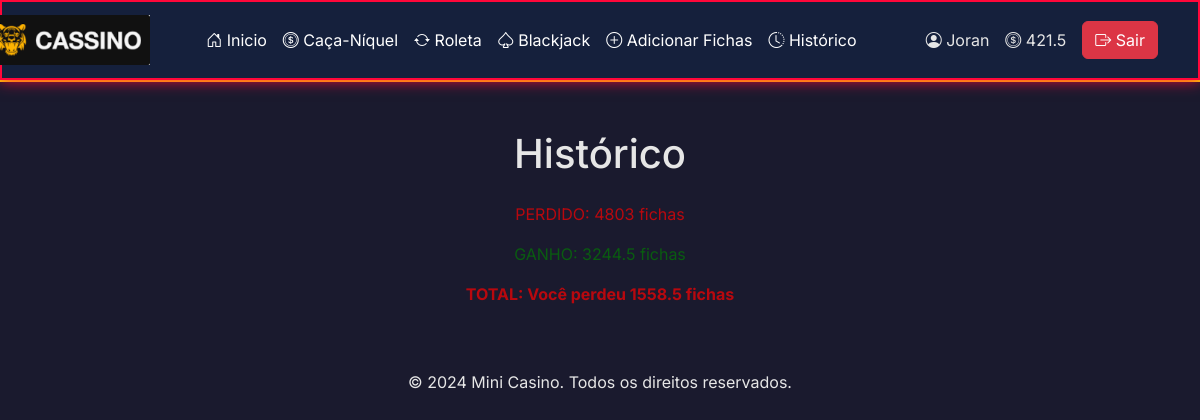
The app's page /historico (signed in), older data.
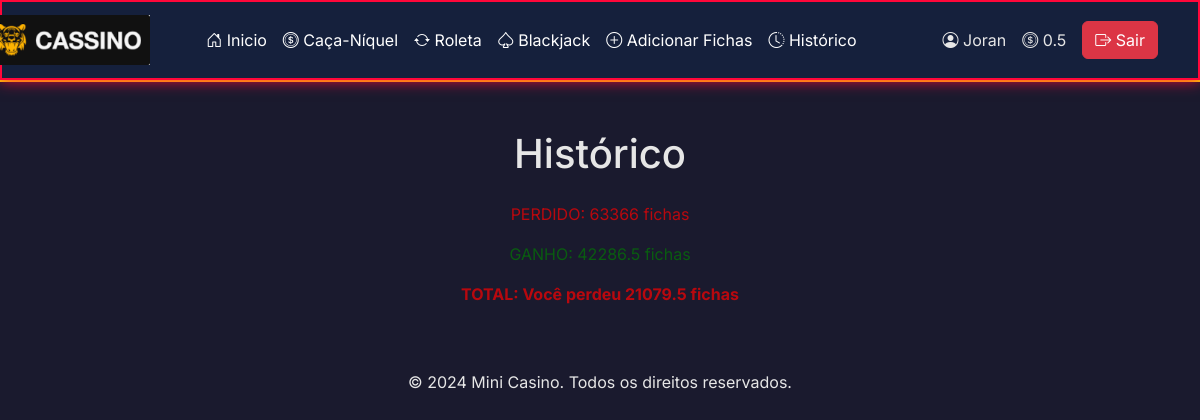
The same page, newer data.
### tables this page shows
CREATE TABLE users (
    id INTEGER PRIMARY KEY AUTOINCREMENT,
    username TEXT NOT NULL,
    password TEXT NOT NULL
, saldo INTEGER DEFAULT 100, ganhos INTEGER, perdas INTEGER);

### app.py (the view)
@app.route("/historico")
@login_required
def historico():
    user_id = session.get('user_id')
    username = db.execute("SELECT username from users WHERE id = ?", user_id)[0]['username']
    saldo = db.execute("SELECT saldo from users WHERE id = ?", user_id)[0]['saldo']
    perdas = db.execute("SELECT perdas FROM users WHERE id = ?", user_id)[0]['perdas']
    ganhos = db.execute("SELECT ganhos FROM users WHERE id = ?", user_id)[0]['ganhos']
    if ganhos > perdas:
        total = ganhos - perdas
        message_class = "ganhou"
        mensagem = "Você ganhou"
    elif perdas > ganhos:
        total = perdas - ganhos
        message_class = "perdeu"
        mensagem = "Você perdeu"
    else:
        total = 0
        message_class = "empatou"
        mensagem = "Você ganhou"
    return render_template("historico.html", perdas=perdas, ganhos=ganhos, total=total, message_class=message_class, mensagem=mensagem, saldo=saldo, username=username)

### help.py (called while the page is built)
def login_required(f):
    @wraps(f)
    def decorated_function(*args, **kwargs):
        if 'user_id' not in session:
            return redirect(url_for('login'))
        return f(*args, **kwargs)
    return decorated_function

### templates/historico.html (shortened to what this page needs)
{% extends "layout.html" %}
{% block main %}
<div class="container text-center">
    <h1 class="my-4">Histórico</h1>
    <p class="perdeu">PERDIDO: {{ perdas }} fichas </p>
    <p class="ganhou">GANHO: {{ ganhos }} fichas</p>
    <p class="{{ message_class }}"><strong>TOTAL: {{ mensagem }} {{ total }} fichas</strong></p>
</div>
{% endblock %}

### templates/layout.html (shortened to what this page needs)
<!DOCTYPE html>
<html lang="pt-br" data-theme="dark">
<head>
    <link href="https://cdn.jsdelivr.net/npm/bootstrap@5.3.3/dist/css/bootstrap.min.css" rel="stylesheet">
    <link href="https://cdn.jsdelivr.net/npm/bootstrap-icons@1.11.3/font/bootstrap-icons.min.css" rel="stylesheet">
    <link rel="stylesheet" href="/static/style.css">
</head>
<body>
    <header class="casino-header">
        <nav class="navbar navbar-expand-lg neon-border">
            <div class="container">
                <a class="navbar-brand me-5" href="{{ url_for('homepage') }}" style="margin-left: -115px;">
                    <img src="/static/logo.png" alt="Logo" class="logo-img" style="height: 50px;">
                </a>
                <div class="collapse navbar-collapse" id="navbarNav">
                    <ul class="navbar-nav me-auto">
                        {% if 'user_id' in session %}
                            <li class="nav-item">
                                <a class="nav-link text-white" href="{{ url_for('homepage') }}">
                                    <i class="bi bi-house-door"></i> Inicio
                                </a>
                            </li>
                            <li class="nav-item">
                                <a class="nav-link text-white" href="{{ url_for('niquel') }}">
                                    <i class="bi bi-coin"></i> Caça-Níquel
                                </a>
                            </li>
                            <li class="nav-item">
                                <a class="nav-link text-white" href="{{ url_for('roleta') }}">
                                    <i class="bi bi-arrow-repeat"></i> Roleta
                                </a>
                            </li>
                            <li class="nav-item">
                                <a class="nav-link text-white" href="{{ url_for('blackjack') }}">
                                    <i class="bi bi-suit-spade"></i> Blackjack
                                </a>
                            </li>
                            <li class="nav-item">
                                <a class="nav-link text-white" href="{{ url_for('add') }}">
                                    <i class="bi bi-plus-circle"></i> Adicionar Fichas
                                </a>
                            </li>
                            <li class="nav-item">
                                <a class="nav-link text-white" href="{{ url_for('historico') }}">
                                    <i class="bi bi-clock-history"></i> Histórico
                                </a>
                            </li>
                        {% endif %}
                    </ul>
                    <div class="d-flex align-items-center gap-3">
                        {% if 'user_id' in session %}
                            <div class="user-info neon-glow">
                                <i class="bi bi-person-circle"></i>
                                <span>{{ username }}</span>
                            </div>
                            <div class="saldo-display neon-glow">
                                <i class="bi bi-coin"></i>
                                <span>{{ saldo | default(0) }}</span>
                            </div>
                            <a class="btn btn-danger" href="{{ url_for('logout') }}">
                                <i class="bi bi-box-arrow-right"></i> Sair
                            </a>
                        {% endif %}
                    </div>
                </div>
            </div>
        </nav>
    </header>
    <main class="container my-5">
        {% block main %}{% endblock %}
    </main>
    <footer class="casino-footer text-center py-3">
        <p class="m-0">&copy; 2024 Mini Casino. Todos os direitos reservados.</p>
    </footer>
</body>
</html>

### static/style.css (style rules this page uses)
:root { --primary-dark: #1a1a2e; --secondary-dark: #16213e; --accent-gold: #FFD700; --neon-red: #ff073a; --text-light: #e6e6e6; }
body { background: var(--primary-dark); color: var(--text-light); font-family: 'Inter', sans-serif; }
.casino-header { background: rgba(22, 33, 62, 0.95); backdrop-filter: blur(10px); border-bottom: 2px solid var(--accent-gold); }
.neon-border { border: 2px solid var(--neon-red); box-shadow: 0 0 15px var(--neon-red); }
.perdeu { color: rgba(255, 0, 0, 0.692); }
.ganhou { color: rgba(0, 128, 0, 0.651); }

Row changes from the older to the newer data that the page shows:
changed users "Joran": saldo "421.5" → "0.5"; perdas "4803" → "63366"; ganhos "3244.5" → "42286.5"
Text that changed along with them:
{{ total }}: "1558.5" → "21079.5"
